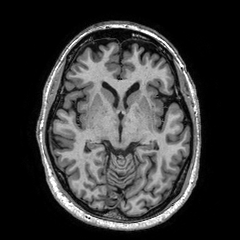
#> input picture data/dataset_brains/1_1_t1.tif, 240 x 240 px
$ python -i segmentation_tests.py   (imports and definitions only)
#> lines starting #> are read from the running program, lines starting #| are printed output that depends on the picture; after the words box and inside, x2 and y2 are one past the last pixel; in counts of white or black regions, pixels touching at a corner belong together
### Segmentation/segmentation_util.py
import numpy as np
import matplotlib.pyplot as plt
import matplotlib.cm as cm
import segmentation as seg
import segmentation_project as project
from scipy import ndimage


# [30 lines left out: function ngradient, not called in this run]

def scatter_data(X, Y, features, feature0=0, feature1=1, ax=None):
    # scater_data displays a scatterplot of at most 1000 samples from dataset X, and gives each point
    # a different color based on its label in Y

    k = 1000
    if len(X) > k:
        idx = np.random.randint(len(X), size=k)
        X = X[idx,:]
        Y = Y[idx]
        # each element in Y corresponds to a data point in X and represents its class label

    class_labels, indices1, indices2 = np.unique(Y, return_index=True, return_inverse=True)
    # indices2 gives the index to class_labels and maps every value of Y to a class index
    if ax is None:
        fig = plt.figure(figsize=(8,8))
        ax = fig.add_subplot(111)
        ax.grid()
        ax.set_title(f'{features[feature0]} vs {features[feature1]}')

    labels = ['white matter', ' gray matter', 'csf']
    colors = cm.rainbow(np.linspace(0, 1, len(class_labels)))
    for i, c in zip(np.arange(len(class_labels)), colors):
        idx2 = indices2 == class_labels[i]
        lbl = labels[i]
        ax.scatter(X[idx2,feature0], X[idx2,feature1], color=c, label=lbl)
    ax.set_xlabel(features[feature0])
    ax.set_ylabel(features[feature1])
    ax.legend()

    return ax


# [267 lines left out: functions create_dataset, extract_features, create_labels, dice_overlap, dice_multiclass, classification_error and 1 more, not called in this run]

### Segmentation/segmentation_tests.py
"""
Test code for segmentation.
"""

import numpy as np
import segmentation_util as util
import registration_util as reg_util
import matplotlib.pyplot as plt
import segmentation as seg
from scipy import ndimage, stats
import scipy
import scipy.io
from sklearn.neighbors import KNeighborsClassifier
import timeit
from IPython.display import display, clear_output
plt.rcParams['image.cmap'] = 'gray'


# SECTION 1. Segmentation in feature space


def scatter_data_test(showFigs=True):
#> called with showFigs = True
    I = plt.imread('../data/dataset_brains/1_1_t1.tif')
#> I is the input picture: shape (240, 240); min 0, max 255, mean 55.7
    X1 = I.flatten().T
    X1 = X1.reshape(-1, 1)
    GT = plt.imread('../data/dataset_brains/1_1_gt.tif')
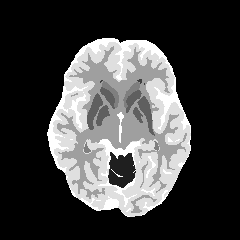
#> input picture data/dataset_brains/1_1_gt.tif, 240 x 240 px
#> GT is the input picture: shape (240, 240); min 0, max 8, mean 2.04
    gt_mask = GT>0
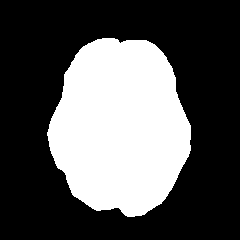
#> gt_mask: shape (240, 240) bool; 33.7% white; 1 white region, box (x1, y1, x2, y2) and area: (47, 38, 191, 217) 19419
    Y = gt_mask.flatten() # labels

    I_blurred = ndimage.gaussian_filter(I, sigma=2)
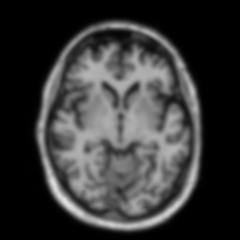
#> I_blurred: shape (240, 240); min 0, max 225, mean 55.1
    X2 = I_blurred.flatten().T
    X2 = X2.reshape(-1, 1)
    X_data = np.concatenate((X1, X2), axis=1)
#> X_data = 57600 pairs, first value 0 to 255, second value 0 to 225

    # Keep track of features you added
    features = ('T1 intensity', 'T1 gauss 2')

    if showFigs:
        util.scatter_data(X_data,Y,features,0,1)
#> in scatter_data, `idx = np.random.randint(len(X), size=k)`: idx = 1000 values, max 57569 at index 920, min 63 at index 539, mean 28676.1
#> in scatter_data, `X = X[idx,:]`: X = 1000 pairs, first value 0 to 255, second value 0 to 217
#> in scatter_data, `class_labels, indices1, indices2 = np.unique(Y, return_index=True, ret..`: class_labels = [False, True]; indices1 = [0, 1]; indices2 = 1000 values, max 1 at index 1, min 0 at index 0, mean 0.325
#> (the call stopped at in scatter_data, `fig = plt.figure(figsize=(8,8))`: IPython is not available in this run)

    #------------------------------------------------------------------#
    # TODO: Implement a few test cases of with different features

    I_blurred = ndimage.gaussian_filter(I, sigma=4)
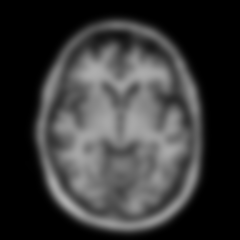
#> I_blurred: shape (240, 240); min 0, max 174, mean 55.1
    X3 = I_blurred.flatten().T
    X3 = X3.reshape(-1, 1)
    I_blurred = ndimage.gaussian_filter(I, sigma=10)
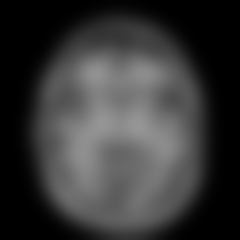
#> I_blurred: shape (240, 240); min 0, max 150, mean 55
    X4 = I_blurred.flatten().T
    X4 = X4.reshape(-1, 1)
    X_data = np.concatenate((X1, X2, X3, X4), axis=1)
    # Keep track of features you added
    features = ('T1 intensity', 'T1 gauss 2', 'T1 gauss 4', 'T1 gauss 10')
    if showFigs:
        util.scatter_data(X_data,Y,features,0,2)
#> in scatter_data (call 2), `X = X[idx,:]`: X = 1000 rows, first 6: [0, 0, 0, 8], [94, 116, 120, 116], [0, 0, 0, 0], [119, 114, 120, 103], [0, 0, 0, 0], [17, 33, 55, 84]
#> (the call stopped at in scatter_data, `fig = plt.figure(figsize=(8,8))`: IPython is not available in this run)
        util.scatter_data(X_data,Y,features,0,3)
#> in scatter_data (call 3), `X = X[idx,:]`: X = 1000 rows, first 6: [107, 115, 105, 84], [166, 160, 141, 102], [0, 0, 0, 3], [94, 100, 116, 126], [0, 0, 0, 0], [48, 89, 108, 120]
#> (the call stopped at in scatter_data, `fig = plt.figure(figsize=(8,8))`: IPython is not available in this run)

    #------------------------------------------------------------------#

    return X_data, Y


# [182 lines left out: functions scatter_t2_test, extract_coordinate_feature_test, feature_stats_test, normalized_stats_test, distance_test, small_samples_distance_test and 2 more, not called in this run]


    #------------------------------------------------------------------#


def funX(X):
    return lambda w: seg.cost_kmeans(X,w)


# [796 lines left out: functions kmeans_demo, kmeans_clustering_test, nn_classifier_test_samples, generate_train_test, easy_hard_data_classifier_test, nn_classifier_test_brains and 17 more, not called in this run]

    #------------------------------------------------------------------#

>>> result = scatter_data_test()
